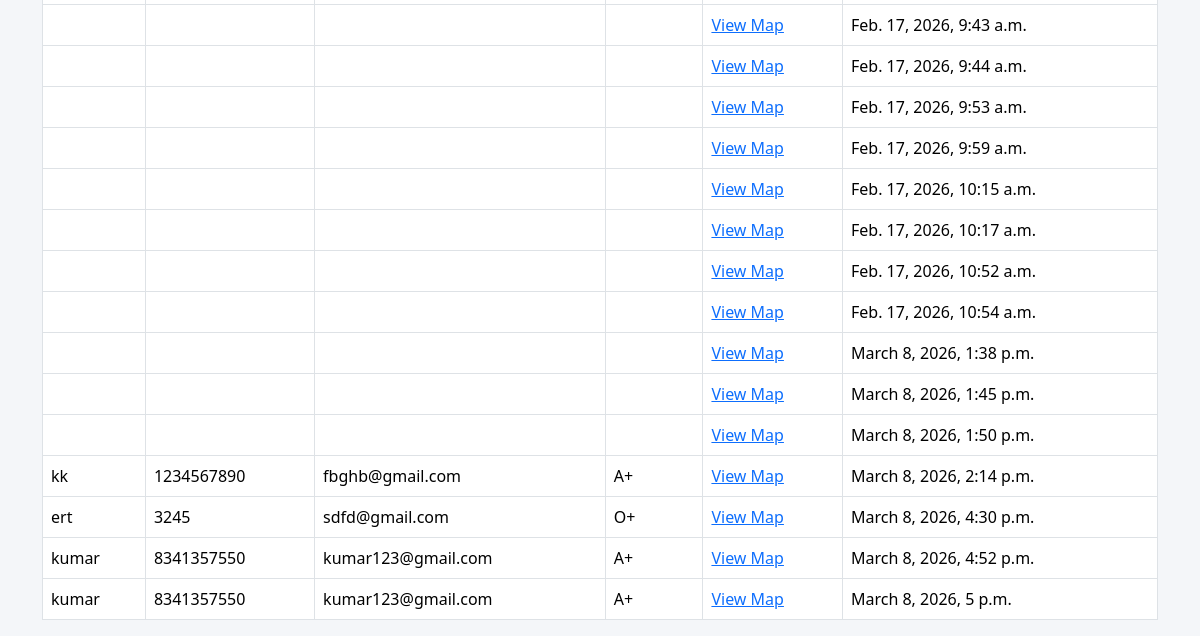
/admin-dashboard/ (lower part), run on an earlier commit of the app's database.
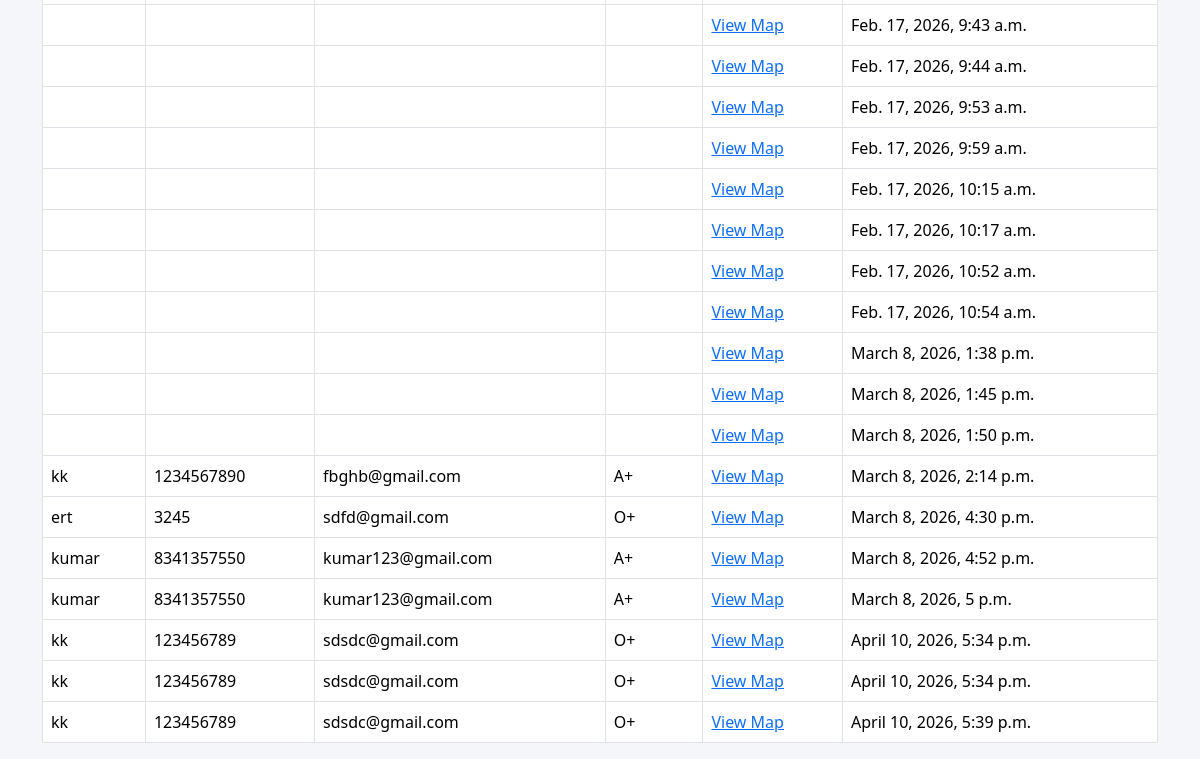
And on a later commit of the database.
### alerts/models.py (models this page shows, shortened)
class AccidentReport(models.Model):
    user = models.ForeignKey(User, on_delete=models.CASCADE, null=True, blank=True)
    latitude = models.FloatField()
    longitude = models.FloatField()
    timestamp = models.DateTimeField(auto_now_add=True)
    status = models.CharField(max_length=20, default="Pending")

class Profile(models.Model):
    user = models.OneToOneField(User, on_delete=models.CASCADE)
    name = models.CharField(max_length=100, null=True, blank=True)
    age = models.IntegerField(null=True, blank=True)
    sex = models.CharField(max_length=10, null=True, blank=True)
    phone_number = models.CharField(max_length=15, null=True, blank=True)
    email = models.EmailField(null=True, blank=True)
    blood_group = models.CharField(max_length=5, null=True, blank=True)

### alerts/views.py (the view)
# urls.py: path("admin-dashboard/", views.admin_dashboard),
def admin_dashboard(request):
    alerts = AccidentReport.objects.select_related("user").all()
    return render(request,"admin_dashboard.html",{"alerts":alerts})

### alerts/templates/admin_dashboard.html (shortened to what this page needs)
<!DOCTYPE html>
<html>
<head>
<link rel="stylesheet"
href="https://cdn.jsdelivr.net/npm/bootstrap@5.3.2/dist/css/bootstrap.min.css">
</head>
<body>
<div class="container mt-4">
<div class="alert-card">
<table class="table table-bordered mt-4">
{% for alert in alerts %}
<tr>
<td>{{alert.user.profile.name}}</td>
<td>{{alert.user.profile.phone_number}}</td>
<td>{{alert.user.profile.email}}</td>
<td>{{alert.user.profile.blood_group}}</td>
<td>
<a target="_blank"
href="https://maps.google.com/?q={{alert.latitude}},{{alert.longitude}}">
View Map
</a>
</td>
<td>{{alert.timestamp}}</td>
</tr>
{% endfor %}
</table>
</div>
</div>
</body>
</html>

### alerts/templates/admin_dashboard.html (style rules this page uses)
body { background:#f4f6f9; font-family:Segoe UI; }
.alert-card { margin-top:20px; }

What changed in the data, as far as the page shows it:
added AccidentReport: user.profile.name "kk", user.profile.phone_number "123456789", user.profile.email "sdsdc@gmail.com", user.profile.blood_group "O+", timestamp "April 10, 2026, 5:34 p.m."
added AccidentReport: user.profile.name "kk", user.profile.phone_number "123456789", user.profile.email "sdsdc@gmail.com", user.profile.blood_group "O+", timestamp "April 10, 2026, 5:34 p.m."
added AccidentReport: user.profile.name "kk", user.profile.phone_number "123456789", user.profile.email "sdsdc@gmail.com", user.profile.blood_group "O+", timestamp "April 10, 2026, 5:39 p.m."
